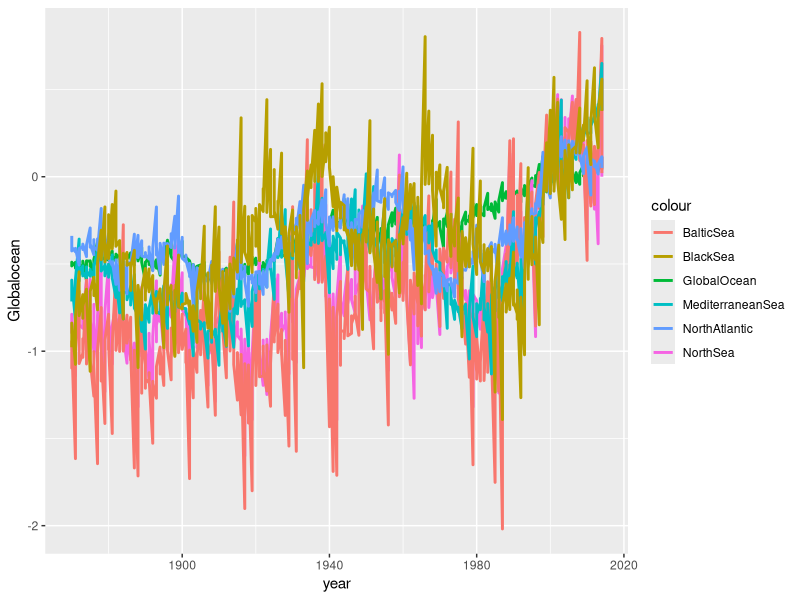

Generate this figure with R:
library("ggplot2")
mydata <- read.csv("annual.csv")
ggplot()+
geom_line(data=mydata,aes(y=Globalocean,x=year,colour="GlobalOcean"),size=1)+
geom_line(data=mydata,aes(y=NorthSea,x=year,colour="NorthSea"),size=1)+
geom_line(data=mydata,aes(y=BalticSea,x=year,colour="BalticSea"),size=1)+
geom_line(data=mydata,aes(y=MediterraneanSea,x=year,colour="MediterraneanSea"),size=1)+
geom_line(data=mydata,aes(y=NorthAtlantic,x=year,colour="NorthAtlantic"),size=1)+
geom_line(data=mydata,aes(y=BlackSea,x=year,colour="BlackSea"),size=1)